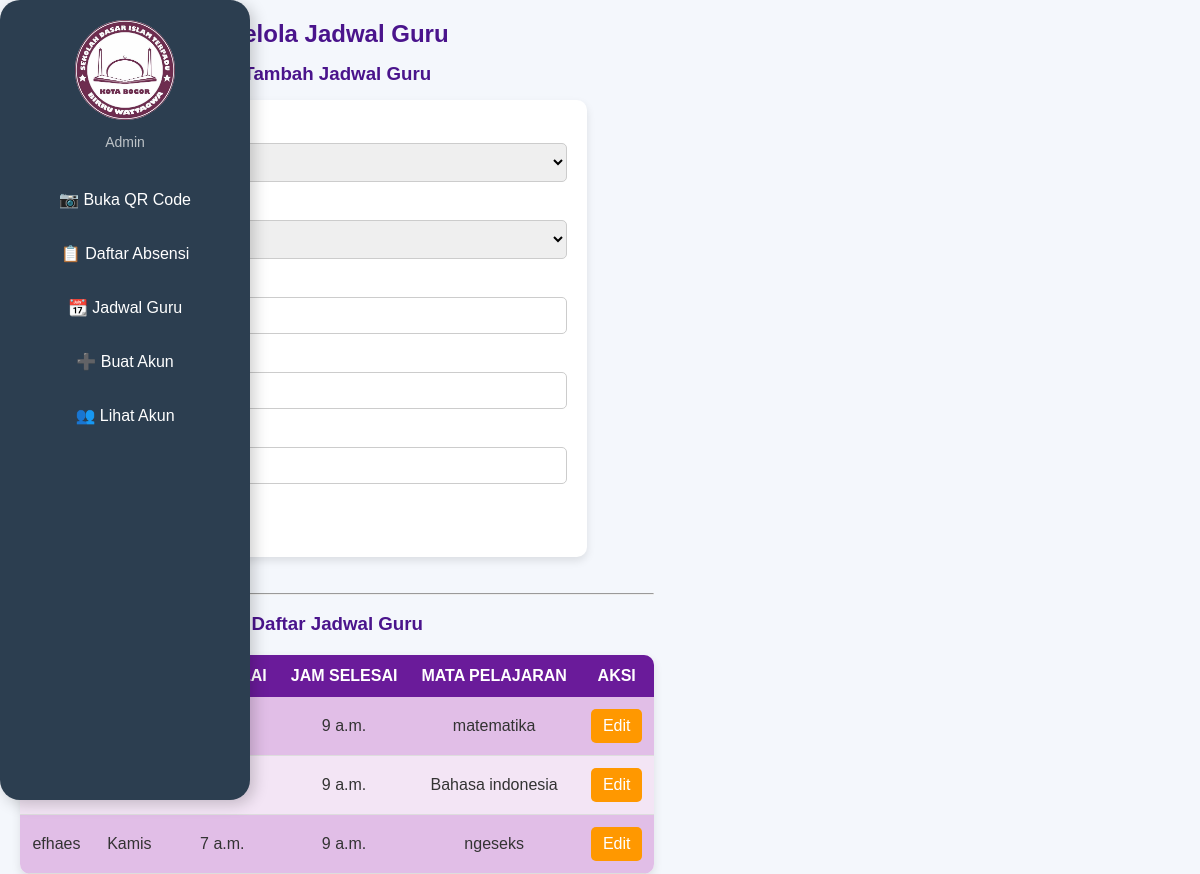
The app's page /jadwal-admin/ (signed in) with its own data.
### birruwattaqwa/models.py (models this page shows, shortened)
class JadwalGuru(models.Model):
    guru = models.ForeignKey(User, on_delete=models.CASCADE)
    hari = models.CharField(max_length=20, choices=[
        ('Senin', 'Senin'),
        ('Selasa', 'Selasa'),
        ('Rabu', 'Rabu'),
        ('Kamis', 'Kamis'),
        ('Jumat', 'Jumat'),
        ('Sabtu', 'Sabtu'),
    ])
    jam_mulai = models.TimeField()
    jam_selesai = models.TimeField()
    mata_pelajaran = models.CharField(max_length=100)

### birruwattaqwa/views.py (the view)
# urls.py: path('jadwal-admin/', jadwal_admin, name='jadwal_admin'),
@login_required
@user_passes_test(lambda u: u.groups.filter(name='Admin').exists())  # Hanya Admin yang bisa akses
def jadwal_admin(request):
    if request.method == "POST":
        form = JadwalGuruForm(request.POST)
        if form.is_valid():
            form.save()
            return redirect('jadwal_admin')  # Refresh halaman agar daftar jadwal update
    else:
        form = JadwalGuruForm()
    jadwal_list = JadwalGuru.objects.all()  # Ambil semua jadwal
    return render(request, 'birruwattaqwa/admin/jadwal_admin.html', {'form': form, 'jadwal_list': jadwal_list})

### birruwattaqwa/forms.py
class JadwalGuruForm(forms.ModelForm):
    guru = forms.ModelChoiceField(queryset=User.objects.filter(groups__name='Guru'))  # Hanya pilih guru
    class Meta:
        model = JadwalGuru
        fields = ['guru', 'hari', 'jam_mulai', 'jam_selesai', 'mata_pelajaran']

### birruwattaqwa/templates/birruwattaqwa/admin/jadwal_admin.html (shortened to what this page needs)
{% load static %}
<!DOCTYPE html>
<html lang="id">
<head>
    <link rel="stylesheet" href="{% static 'css/sidebar_qr.css' %}">
    <link rel="stylesheet" href="{% static 'css/jadwal_admin.css' %}">
</head>
<body>
    <div class="dashboard">
        <div class="sidebar">
            <div class="profile">
                <img src="/media/logo.jpeg" alt="Foto Admin">
                <p>Admin</p>
            </div>
            <ul>
                <li><a href="{% url 'generate_admin_qrcode' %}">📷 Buka QR Code</a></li>
                <li><a href="{% url 'list_absen' %}">📋 Daftar Absensi</a></li>
                <li><a href="{% url 'jadwal_admin' %}">📆 Jadwal Guru</a></li>
                <li><a href="{% url 'registrasi' %}">➕ Buat Akun</a></li>
                <li><a href="{% url 'list_users' %}">👥 Lihat Akun</a></li>
            </ul>
        </div>
    <div class="container">
        <h2>Kelola Jadwal Guru</h2>
        <h3>Tambah Jadwal Guru</h3>
        <form method="POST">
            {{ form.as_p }}
            <button type="submit" class="btn btn-success">Simpan</button>
        </form>
        <br>
        <br>
        <hr>
        <br>
        <h3>Daftar Jadwal Guru</h3>
        <table>
            <thead>
                <tr>
                    <th>Guru</th>
                    <th>Hari</th>
                    <th>Jam Mulai</th>
                    <th>Jam Selesai</th>
                    <th>Mata Pelajaran</th>
                    <th>Aksi</th>
                </tr>
            </thead>
            <tbody>
                {% for jadwal in jadwal_list %}
                <tr>
                    <td>{{ jadwal.guru }}</td>
                    <td>{{ jadwal.hari }}</td>
                    <td>{{ jadwal.jam_mulai }}</td>
                    <td>{{ jadwal.jam_selesai }}</td>
                    <td>{{ jadwal.mata_pelajaran }}</td>
                    <td>
                        <a href="{% url 'edit_jadwal' jadwal.id %}" class="btn btn-warning">Edit</a>
                    </td>
                </tr>
                {% endfor %}
            </tbody>
        </table>
    </div>
</body>
</html>

### birruwattaqwa/static/css/sidebar_qr.css (style rules this page uses)
body { font-family: 'Poppins', sans-serif; background: #f0f4f8; margin: 0; padding: 0; color: #333; display: flex; }
.dashboard { display: flex; height: 100vh; width: 100%; }
.sidebar { width: 250px; background: rgb(104, 4, 135); color: white; padding: 20px; height: 100vh; position: fixed; left: 0; top: 0; }
.sidebar { width: 250px; background-color: #2c3e50; color: white; height: 100vh; position: fixed; padding: 20px; border-radius: 20px; box-shadow: 4px 4px 15px rgba(0, 0, 0, 0.2); transition: 0.3s; }
.sidebar .profile { text-align: center; margin-bottom: 30px; }
.sidebar .profile img { width: 100px; height: 100px; border-radius: 50%; object-fit: cover; transition: transform 0.3s ease-in-out; }
.sidebar p { margin: 0; font-size: 14px; color: #bdc3c7; }
.sidebar ul { list-style: none; padding: 0; }
.sidebar ul li { margin: 15px 0; }
.sidebar ul li a { color: white; text-decoration: none; display: block; padding: 10px 15px; border-radius: 12px; transition: background-color 0.3s, transform 0.3s; }

### birruwattaqwa/static/css/jadwal_admin.css (style rules this page uses)
* { margin: 0; padding: 0; box-sizing: border-box; font-family: 'Poppins', sans-serif; }
body { background: #f4f7fc; padding: 20px; text-align: center; }
h2, h3 { color: #4a148c; margin-bottom: 15px; }
form { background: #ffffff; padding: 20px; border-radius: 10px; box-shadow: 0 4px 8px rgba(0, 0, 0, 0.1); max-width: 500px; margin: auto; text-align: left; }
form label { font-weight: bold; color: #333; }
form input, form select, form textarea { width: 100%; padding: 10px; margin: 5px 0 15px; border: 1px solid #ccc; border-radius: 5px; }
button { background: #4a148c; color: white; padding: 10px 15px; border: none; border-radius: 5px; cursor: pointer; font-size: 16px; }
table { width: 100%; max-width: 900px; margin: auto; border-collapse: collapse; background: white; border-radius: 10px; box-shadow: 0 4px 10px rgba(0, 0, 0, 0.1); overflow: hidden; margin-top: 20px; }
th { background: #6a1b9a; color: white; padding: 12px; text-transform: uppercase; }
td { padding: 12px; border-bottom: 1px solid #ddd; }
tr:nth-child(even) { background: #f3e5f5; }
tr:nth-child(odd) { background: #e1bee7; }
.btn-warning { background: #ff9800; color: white; padding: 8px 12px; border-radius: 5px; text-decoration: none; display: inline-block; }

### records on screen
JadwalGuru: jam_selesai "9 a.m.", mata_pelajaran "matematika"
JadwalGuru: jam_selesai "9 a.m.", mata_pelajaran "Bahasa indonesia"
JadwalGuru: guru "efhaes", hari "Kamis", jam_mulai "7 a.m.", jam_selesai "9 a.m.", mata_pelajaran "ngeseks"
